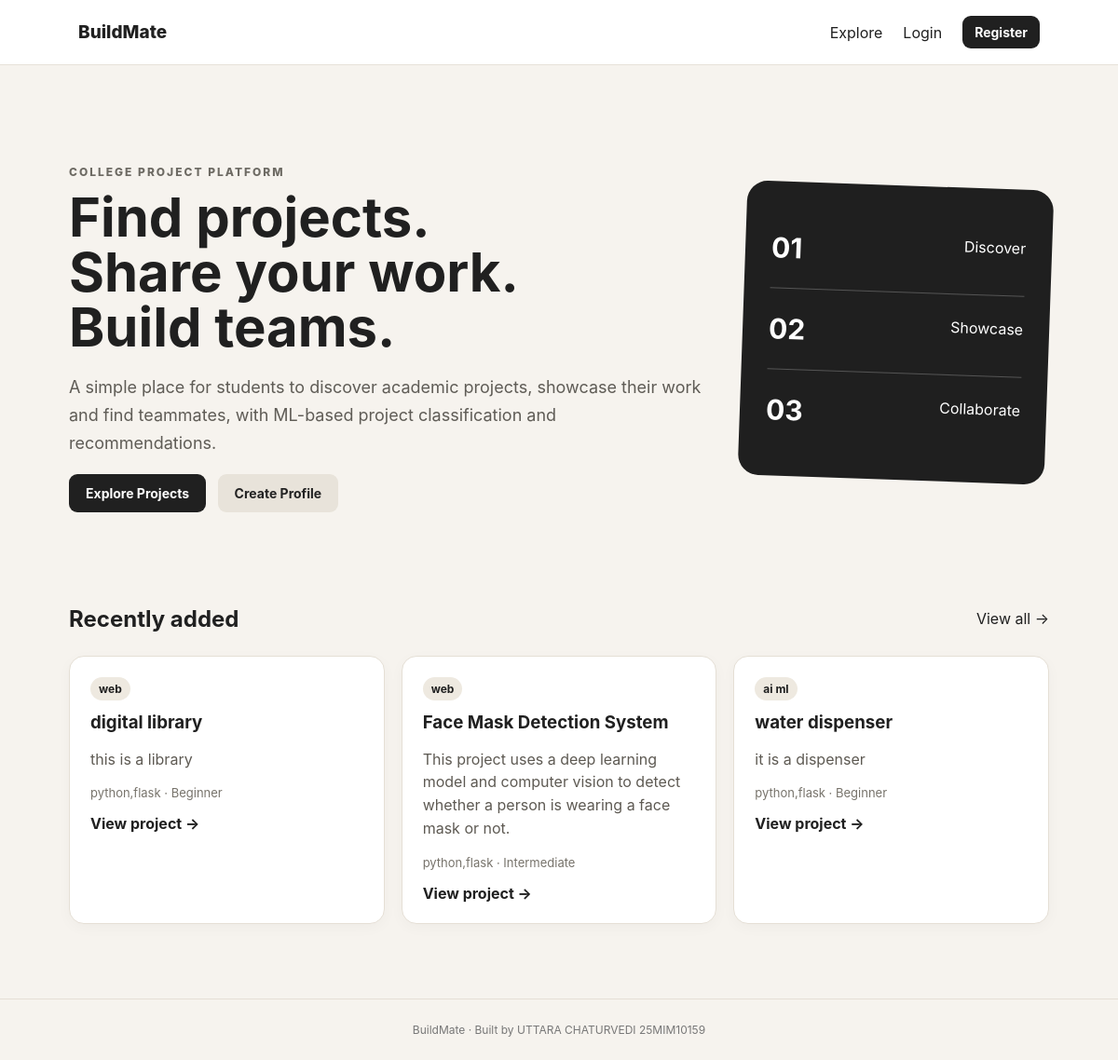
The page / on the database its author committed.
### tables this page shows
CREATE TABLE projects (
        id INTEGER PRIMARY KEY AUTOINCREMENT,
        title TEXT NOT NULL,
        description TEXT NOT NULL,
        domain TEXT NOT NULL,
        technologies TEXT NOT NULL,
        difficulty TEXT NOT NULL,
        team_size INTEGER DEFAULT 1,
        github_link TEXT DEFAULT '',
        demo_link TEXT DEFAULT '',
        status TEXT DEFAULT 'Completed',
        ml_domain TEXT DEFAULT '',
        ml_confidence REAL DEFAULT 0,
        owner_id INTEGER NOT NULL,
        created_at TIMESTAMP DEFAULT CURRENT_TIMESTAMP,
        FOREIGN KEY(owner_id) REFERENCES students(id)
    );

### app.py (the view)
@app.route("/")
def index():
    conn = get_db()
    projects = conn.execute("""
        SELECT p.*, s.name AS owner_name
        FROM projects p JOIN students s ON p.owner_id=s.id
        ORDER BY p.created_at DESC
        LIMIT 6
    """).fetchall()
    conn.close()
    return render_template("index.html", projects=projects)

### app.py (called while the page is built)
def get_db():
    conn = sqlite3.connect(DB_PATH)
    conn.row_factory = sqlite3.Row
    return conn

@app.context_processor
def inject_user():
    return {"current_user": session.get("user")}

### templates/index.html (shortened to what this page needs)
{% extends "base.html" %}
{% block content %}
<section class="hero">
  <div>
    <p class="eyebrow">COLLEGE PROJECT PLATFORM</p>
    <h1>Find projects.<br>Share your work.<br>Build teams.</h1>
    <p class="lead">A simple place for students to discover academic projects, showcase their work and find teammates, with ML-based project classification and recommendations.</p>
    <a class="btn" href="{{ url_for('projects') }}">Explore Projects</a>
    {% if not current_user %}<a class="btn secondary" href="{{ url_for('register') }}">Create Profile</a>{% endif %}
  </div>
  <div class="hero-card">
    <div class="stat"><strong>01</strong><span>Discover</span></div>
    <div class="stat"><strong>02</strong><span>Showcase</span></div>
    <div class="stat"><strong>03</strong><span>Collaborate</span></div>
  </div>
</section>
<div class="section-head"><h2>Recently added</h2><a href="{{ url_for('projects') }}">View all →</a></div>
<div class="grid">
{% for p in projects %}
  <article class="card">
    <span class="tag">{{ p.domain }}</span>
    <h3>{{ p.title }}</h3>
    <p>{{ p.description[:150] }}{% if p.description|length > 150 %}...{% endif %}</p>
    <div class="muted">{{ p.technologies }} · {{ p.difficulty }}</div>
    <a class="text-link" href="{{ url_for('project_detail', project_id=p.id) }}">View project →</a>
  </article>
{% else %}
  <p>No projects yet. Register and add the first one.</p>
{% endfor %}
</div>
{% endblock %}

### templates/base.html (shortened to what this page needs)
<!doctype html>
<html lang="en">
<head>
  <link rel="stylesheet" href="{{ url_for('static', filename='style.css') }}">
</head>
<body>
<nav class="nav">
  <a class="brand" href="{{ url_for('index') }}">BuildMate</a>
  <div>
    <a href="{{ url_for('projects') }}">Explore</a>
    {% if current_user %}
      <a href="{{ url_for('dashboard') }}">Dashboard</a>
      <a href="{{ url_for('profile') }}">Profile</a>
      <a class="btn small" href="{{ url_for('new_project') }}">+ Add Project</a>
      <a href="{{ url_for('logout') }}">Logout</a>
    {% else %}
      <a href="{{ url_for('login') }}">Login</a>
      <a class="btn small" href="{{ url_for('register') }}">Register</a>
    {% endif %}
  </div>
</nav>
<main class="container">
  {% block content %}{% endblock %}
</main>
<footer> BuildMate · Built by UTTARA CHATURVEDI 25MIM10159 </footer>
</body>
</html>

### static/style.css (style rules this page uses)
* { box-sizing:border-box }
body { margin:0;font-family:Inter,Segoe UI,Arial,sans-serif;background:#f6f3ee;color:#202020 }
a { color:inherit;text-decoration:none }
.nav { height:70px;padding:0 7%;display:flex;align-items:center;justify-content:space-between;background:#fff;border-bottom:1px solid #e6e1d8;position:sticky;top:0;z-index:5 }
.nav>div { display:flex;gap:22px;align-items:center }
.brand { font-weight:800;font-size:19px }
.container { max-width:1100px;margin:auto;padding:50px 24px 80px }
.hero { display:grid;grid-template-columns:1.35fr .65fr;gap:40px;align-items:center;padding:45px 0 75px }
.eyebrow { font-size:12px;letter-spacing:2px;font-weight:800;color:#6d6a63 }
.hero h1 { font-size:58px;line-height:1.02;margin:10px 0 20px }
.lead { font-size:18px;line-height:1.65;color:#5f5c56 }
.hero-card { background:#1f1f1f;color:#fff;padding:28px;border-radius:22px;transform:rotate(2deg) }
.stat { padding:25px 0;border-bottom:1px solid #555;display:flex;justify-content:space-between }
.stat:last-child { border:0 }
.stat strong { font-size:30px }
.btn { display:inline-block;border:0;background:#202020;color:#fff;padding:12px 18px;border-radius:9px;cursor:pointer;font-weight:700;font-size:14px }
.btn.secondary { background:#e8e3da;color:#222;margin-left:8px }
.btn.small { padding:9px 13px }
.section-head { display:flex;justify-content:space-between;align-items:center;margin:25px 0 }
.section-head h1,.section-head h2 { margin:0 }
.grid { display:grid;grid-template-columns:repeat(3,1fr);gap:18px }
.card { background:#fff;border:1px solid #e5dfd5;border-radius:16px;padding:22px;box-shadow:0 4px 15px #00000008 }
.card h3 { margin:12px 0 8px }
.card p { line-height:1.55;color:#5e5a53 }
.tag { display:inline-block;background:#eee9e0;padding:5px 9px;border-radius:20px;font-size:12px;font-weight:700 }
.muted { color:#77736b;font-size:13px;margin-top:8px }
.text-link { display:inline-block;margin-top:15px;font-weight:700 }
footer { text-align:center;padding:25px;color:#777;font-size:12px;border-top:1px solid #e5dfd5 }

### rows shown on the page
projects: domain "web", title "digital library", description "this is a library", technologies "python,flask", difficulty "Beginner"
projects: domain "web", title "Face Mask Detection System", description "This project uses a deep learning model and computer vision to detect whether a person is wearing a face mask or not.", technologies "python,flask", difficulty "Intermediate"
projects: domain "ai ml", title "water dispenser", description "it is a dispenser", technologies "python,flask", difficulty "Beginner"
